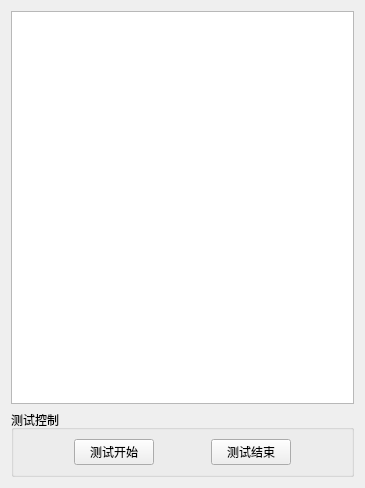
<?xml version="1.0" encoding="UTF-8"?>
<ui version="4.0">
 <class>RCTimeDelayTest</class>
 <widget class="QWidget" name="RCTimeDelayTest">
  <property name="geometry">
   <rect>
    <x>0</x>
    <y>0</y>
    <width>365</width>
    <height>488</height>
   </rect>
  </property>
  <property name="windowTitle">
   <string>Form</string>
  </property>
  <layout class="QVBoxLayout" name="verticalLayout" stretch="10,0">
   <item>
    <widget class="QTableWidget" name="tableWidget"/>
   </item>
   <item>
    <widget class="QGroupBox" name="groupBoxTestCtrl">
     <property name="maximumSize">
      <size>
       <width>16777215</width>
       <height>70</height>
      </size>
     </property>
     <property name="title">
      <string>测试控制</string>
     </property>
     <layout class="QHBoxLayout" name="horizontalLayout">
      <item>
       <spacer name="horizontalSpacer_2">
        <property name="orientation">
         <enum>Qt::Horizontal</enum>
        </property>
        <property name="sizeHint" stdset="0">
         <size>
          <width>154</width>
          <height>20</height>
         </size>
        </property>
       </spacer>
      </item>
      <item>
       <widget class="QPushButton" name="pBtnStart">
        <property name="text">
         <string>测试开始</string>
        </property>
       </widget>
      </item>
      <item>
       <spacer name="horizontalSpacer">
        <property name="orientation">
         <enum>Qt::Horizontal</enum>
        </property>
        <property name="sizeHint" stdset="0">
         <size>
          <width>154</width>
          <height>20</height>
         </size>
        </property>
       </spacer>
      </item>
      <item>
       <widget class="QPushButton" name="pBtnStop">
        <property name="text">
         <string>测试结束</string>
        </property>
       </widget>
      </item>
      <item>
       <spacer name="horizontalSpacer_3">
        <property name="orientation">
         <enum>Qt::Horizontal</enum>
        </property>
        <property name="sizeHint" stdset="0">
         <size>
          <width>154</width>
          <height>20</height>
         </size>
        </property>
       </spacer>
      </item>
     </layout>
    </widget>
   </item>
  </layout>
 </widget>
 <resources/>
 <connections/>
</ui>
